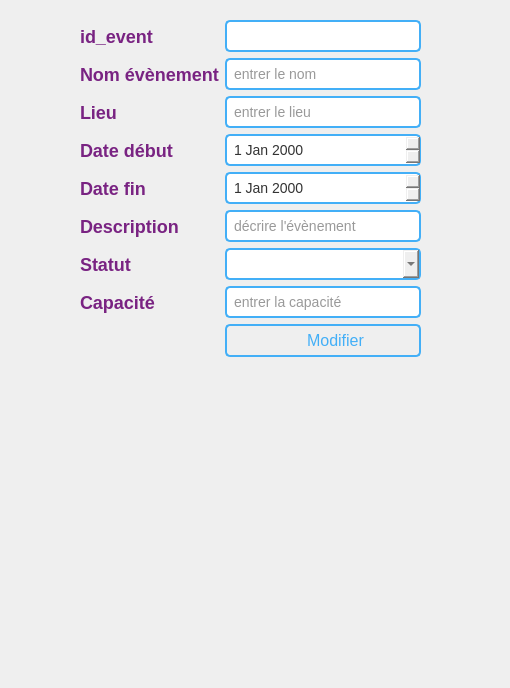
<?xml version="1.0" encoding="UTF-8"?>
<ui version="4.0">
 <class>modif</class>
 <widget class="QDialog" name="modif">
  <property name="geometry">
   <rect>
    <x>0</x>
    <y>0</y>
    <width>510</width>
    <height>688</height>
   </rect>
  </property>
  <property name="windowTitle">
   <string>Dialog</string>
  </property>
  <widget class="QWidget" name="formLayoutWidget">
   <property name="geometry">
    <rect>
     <x>80</x>
     <y>20</y>
     <width>341</width>
     <height>591</height>
    </rect>
   </property>
   <layout class="QFormLayout" name="formLayout">
    <item row="0" column="0">
     <widget class="QLabel" name="label">
      <property name="styleSheet">
       <string notr="true">QLabel {
    font-size: 18px;
    color: #792382; /* Couleur du texte */
    font-weight: bold; /* Gras */
    /* Ajoutez d'autres styles selon vos besoins */
}</string>
      </property>
      <property name="text">
       <string>id_event</string>
      </property>
     </widget>
    </item>
    <item row="0" column="1">
     <widget class="QLineEdit" name="ide">
      <property name="styleSheet">
       <string notr="true">QLineEdit {
    padding: 5px;
    border: 2px solid #43aff7;
    border-radius: 5px;
    font-size: 14px;
    color: #333;
}

QLineEdit:focus {
    border-color: #2ecc71; /* Couleur de la bordure lorsqu'il est activé */
}
</string>
      </property>
      <property name="placeholderText">
       <string/>
      </property>
     </widget>
    </item>
    <item row="1" column="0">
     <widget class="QLabel" name="label_4">
      <property name="styleSheet">
       <string notr="true">QLabel {
    font-size: 18px;
    color: #792382; /* Couleur du texte */
    font-weight: bold; /* Gras */
    /* Ajoutez d'autres styles selon vos besoins */
}
</string>
      </property>
      <property name="text">
       <string>Nom évènement</string>
      </property>
     </widget>
    </item>
    <item row="1" column="1">
     <widget class="QLineEdit" name="nomevent">
      <property name="styleSheet">
       <string notr="true">QLineEdit {
    padding: 5px;
    border: 2px solid #43aff7;
    border-radius: 5px;
    font-size: 14px;
    color: #333;
}

QLineEdit:focus {
    border-color: #2ecc71; /* Couleur de la bordure lorsqu'il est activé */
}
</string>
      </property>
      <property name="placeholderText">
       <string>entrer le nom </string>
      </property>
     </widget>
    </item>
    <item row="2" column="0">
     <widget class="QLabel" name="label_6">
      <property name="styleSheet">
       <string notr="true">QLabel {
    font-size: 18px;
    color: #792382; /* Couleur du texte */
    font-weight: bold; /* Gras */
    /* Ajoutez d'autres styles selon vos besoins */
}
</string>
      </property>
      <property name="text">
       <string>Lieu</string>
      </property>
     </widget>
    </item>
    <item row="2" column="1">
     <widget class="QLineEdit" name="lieu">
      <property name="styleSheet">
       <string notr="true">QLineEdit {
    padding: 5px;
    border: 2px solid #43aff7;
    border-radius: 5px;
    font-size: 14px;
    color: #333;
}

QLineEdit:focus {
    border-color: #2ecc71; /* Couleur de la bordure lorsqu'il est activé */
}
</string>
      </property>
      <property name="placeholderText">
       <string>entrer le lieu</string>
      </property>
     </widget>
    </item>
    <item row="3" column="0">
     <widget class="QLabel" name="label_7">
      <property name="styleSheet">
       <string notr="true">QLabel {
    font-size: 18px;
    color: #792382; /* Couleur du texte */
    font-weight: bold; /* Gras */
    /* Ajoutez d'autres styles selon vos besoins */
}
</string>
      </property>
      <property name="text">
       <string>Date début</string>
      </property>
     </widget>
    </item>
    <item row="3" column="1">
     <widget class="QDateEdit" name="datedeb">
      <property name="styleSheet">
       <string notr="true">QDateEdit {
	
    padding: 5px;
    border: 2px solid #43aff7;
    border-radius: 5px;
    font-size: 14px;
    color: #333;
}

QDateEdit::drop-down {
    subcontrol-origin: padding;
    subcontrol-position: top right;
    width: 20px;
    border-left: 2px solid #3498db;
}

QDateEdit:focus {
    border-color: #2ecc71; /* Couleur de la bordure lorsqu'il est activé */
}
</string>
      </property>
     </widget>
    </item>
    <item row="4" column="0">
     <widget class="QLabel" name="label_8">
      <property name="styleSheet">
       <string notr="true">QLabel {
    font-size: 18px;
    color: #792382; /* Couleur du texte */
    font-weight: bold; /* Gras */
    /* Ajoutez d'autres styles selon vos besoins */
}
</string>
      </property>
      <property name="text">
       <string>Date fin</string>
      </property>
     </widget>
    </item>
    <item row="4" column="1">
     <widget class="QDateEdit" name="datefin">
      <property name="styleSheet">
       <string notr="true">QDateEdit {
	
    padding: 5px;
    border: 2px solid #43aff7;
    border-radius: 5px;
    font-size: 14px;
    color: #333;
}

QDateEdit::drop-down {
    subcontrol-origin: padding;
    subcontrol-position: top right;
    width: 20px;
    border-left: 2px solid #3498db;
}

QDateEdit:focus {
    border-color: #2ecc71; /* Couleur de la bordure lorsqu'il est activé */
}
</string>
      </property>
     </widget>
    </item>
    <item row="5" column="0">
     <widget class="QLabel" name="label_5">
      <property name="styleSheet">
       <string notr="true">QLabel {
    font-size: 18px;
    color: #792382; /* Couleur du texte */
    font-weight: bold; /* Gras */
    /* Ajoutez d'autres styles selon vos besoins */
}
</string>
      </property>
      <property name="text">
       <string>Description</string>
      </property>
     </widget>
    </item>
    <item row="5" column="1">
     <widget class="QLineEdit" name="description">
      <property name="styleSheet">
       <string notr="true">QLineEdit {
    padding: 5px;
    border: 2px solid #43aff7;
    border-radius: 5px;
    font-size: 14px;
    color: #333;
}

QLineEdit:focus {
    border-color: #2ecc71; /* Couleur de la bordure lorsqu'il est activé */
}
</string>
      </property>
      <property name="placeholderText">
       <string>décrire l'évènement</string>
      </property>
     </widget>
    </item>
    <item row="6" column="0">
     <widget class="QLabel" name="label_9">
      <property name="styleSheet">
       <string notr="true">QLabel {
    font-size: 18px;
    color: #792382; /* Couleur du texte */
    font-weight: bold; /* Gras */
    /* Ajoutez d'autres styles selon vos besoins */
}
</string>
      </property>
      <property name="text">
       <string>Statut</string>
      </property>
     </widget>
    </item>
    <item row="6" column="1">
     <widget class="QComboBox" name="comboBox">
      <property name="styleSheet">
       <string notr="true">QComboBox {
    padding: 5px;
    border: 2px solid #43aff7;
    border-radius: 5px;
    font-size: 14px;
    color: #333;
}

QComboBox:focus {
    border-color: #2ecc71; /* Couleur de la bordure lorsqu'il est activé */
}
</string>
      </property>
     </widget>
    </item>
    <item row="7" column="0">
     <widget class="QLabel" name="label_10">
      <property name="styleSheet">
       <string notr="true">QLabel {
    font-size: 18px;
    color: #792382; /* Couleur du texte */
    font-weight: bold; /* Gras */
    /* Ajoutez d'autres styles selon vos besoins */
}
</string>
      </property>
      <property name="text">
       <string>Capacité</string>
      </property>
     </widget>
    </item>
    <item row="7" column="1">
     <widget class="QLineEdit" name="capacite">
      <property name="styleSheet">
       <string notr="true">QLineEdit {
    padding: 5px;
    border: 2px solid #43aff7;
    border-radius: 5px;
    font-size: 14px;
    color: #333;
}

QLineEdit:focus {
    border-color: #2ecc71; /* Couleur de la bordure lorsqu'il est activé */
}
</string>
      </property>
      <property name="placeholderText">
       <string>entrer la capacité</string>
      </property>
     </widget>
    </item>
    <item row="8" column="1">
     <widget class="QPushButton" name="modifier">
      <property name="styleSheet">
       <string notr="true">QPushButton {
    display: inline-block;
    padding: 5px;
    font-size: 16px;
    text-align: center;
    text-decoration: none;
    cursor: pointer;
    border: 2px solid #43aff7;
    color: #43aff7;
    border-radius: 5px;
    transition: background-color 0.3s, color 0.3s;
    background-image: url(&quot;C:/Users/Kinza/Documents/projet cpp/edit.svg&quot;);
    background-repeat: no-repeat;
    background-position: left center;
    background-size: contain;
    padding-left: 30px; /* Ajustez ceci selon la taille de votre image */
}

QPushButton:hover {
    background-color: #792382;
    color: #ffff;
}

QPushButton:pressed {
    transform: translateY(1px);
}</string>
      </property>
      <property name="text">
       <string>Modifier</string>
      </property>
     </widget>
    </item>
   </layout>
  </widget>
  <widget class="QLabel" name="label_2">
   <property name="geometry">
    <rect>
     <x>-30</x>
     <y>-600</y>
     <width>1701</width>
     <height>911</height>
    </rect>
   </property>
   <property name="text">
    <string/>
   </property>
   <property name="pixmap">
    <pixmap>C:/Users/bechi/Downloads/7492038.jpg</pixmap>
   </property>
  </widget>
  <zorder>label_2</zorder>
  <zorder>formLayoutWidget</zorder>
 </widget>
 <resources/>
 <connections/>
</ui>
